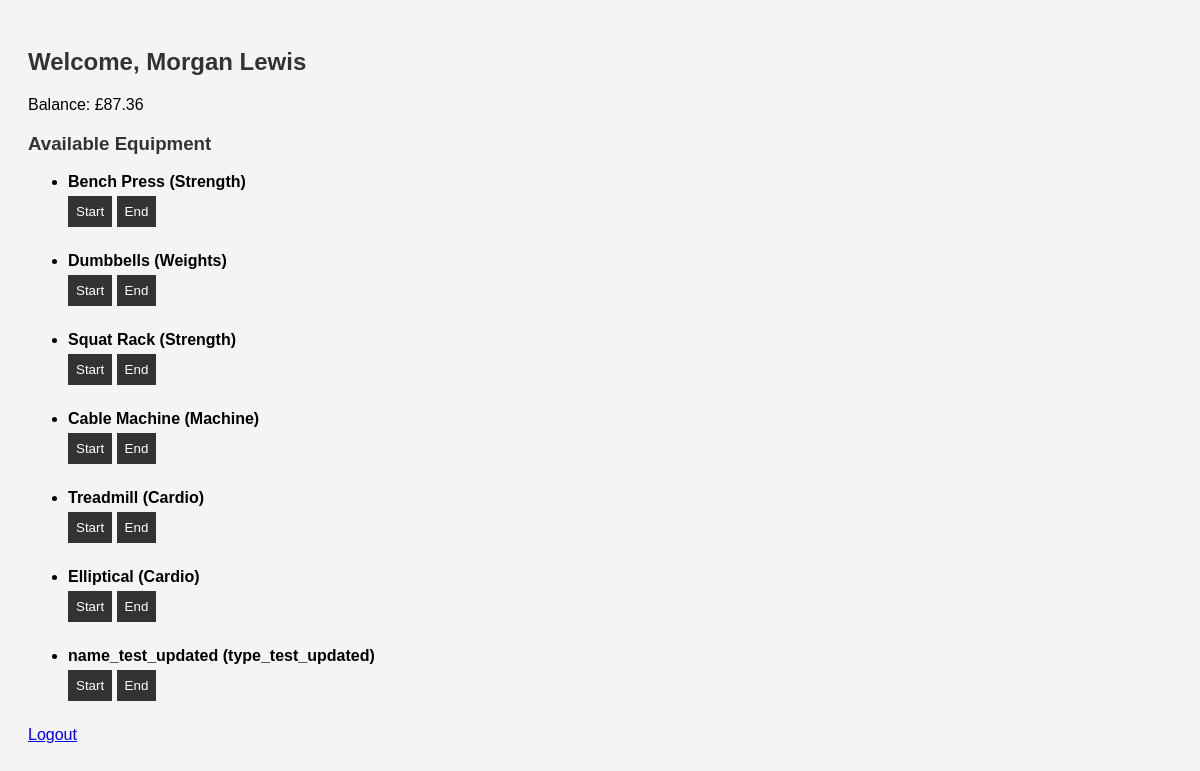
/dashboard (signed in), run on the app's committed database.
### tables this page shows
CREATE TABLE users (
                        id INTEGER PRIMARY KEY AUTOINCREMENT,
                        name TEXT NOT NULL,
                        email TEXT UNIQUE NOT NULL,
                        telephone TEXT,
                        dob TEXT,
                        sex TEXT,
                        funds REAL DEFAULT 0.00,
                        password_hash BLOB NOT NULL);

CREATE TABLE equipment (
                        id INTEGER PRIMARY KEY AUTOINCREMENT,
                        name TEXT NOT NULL,
                        type TEXT,
                        image TEXT);

### app.py (the view)
@app.route('/dashboard')
def dashboard():
    if 'user_id' not in session:
        return redirect(url_for('index'))
    with sqlite3.connect(DB_NAME) as conn:
        c = conn.cursor()
        c.execute('SELECT name, funds FROM users WHERE id=?', (session['user_id'],))
        user_info = c.fetchone()
        c.execute('SELECT * FROM equipment')
        equipment = c.fetchall()
    return render_template('dashboard.html', user=user_info, equipment=equipment)

### templates/dashboard.html (shortened to what this page needs)
<!DOCTYPE html>
<html>
<head>
    <link rel="stylesheet" href="{{ url_for('static', filename='style.css') }}">
</head>
<body>
    <h2>Welcome, {{ user[0] }}</h2>
    <p>Balance: £{{ '%.2f' % user[1] }}</p>
    <h3>Available Equipment</h3>
    <ul>
        {% for item in equipment %}
            <li>
                <form method="POST" action="{{ url_for('use_equipment') }}">
                    <strong>{{ item[1] }} ({{ item[2] }})</strong><br>
                    <button name="action" value="start">Start</button>
                    <button name="action" value="end">End</button>
                </form>
            </li>
        {% endfor %}
    </ul>
    <a href="{{ url_for('logout') }}">Logout</a>
</body>
</html>

### static/style.css (style rules this page uses)
body { font-family: Arial, sans-serif; padding: 20px; background: #f4f4f4; }
h2, h3 { color: #333; }
form { margin-bottom: 20px; }
input, select, button { margin: 5px 0; padding: 8px; width: 200px; }
button { width: auto; background: #333; color: white; border: none; cursor: pointer; }

### data on the page
users: name "Morgan Lewis", funds "87.36"
equipment: name "Bench Press", type "Strength"
equipment: name "Dumbbells", type "Weights"
equipment: name "Squat Rack", type "Strength"
equipment: name "Cable Machine", type "Machine"
equipment: name "Treadmill", type "Cardio"
equipment: name "Elliptical", type "Cardio"
equipment: name "name_test_updated", type "type_test_updated"
